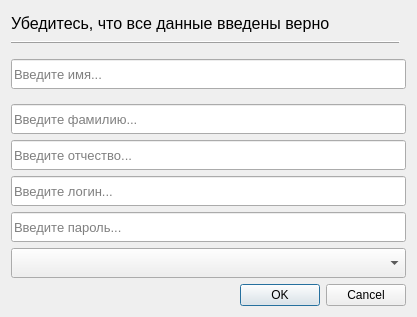
<?xml version="1.0" encoding="UTF-8"?>
<ui version="4.0">
 <class>AddEmployeeWindow</class>
 <widget class="QDialog" name="AddEmployeeWindow">
  <property name="geometry">
   <rect>
    <x>0</x>
    <y>0</y>
    <width>417</width>
    <height>317</height>
   </rect>
  </property>
  <property name="windowTitle">
   <string>Добавление сотрудника</string>
  </property>
  <property name="windowIcon">
   <iconset>
    <normaloff>../icons/add.png</normaloff>../icons/add.png</iconset>
  </property>
  <layout class="QGridLayout" name="gridLayout">
   <item row="10" column="0" colspan="2">
    <widget class="QDialogButtonBox" name="buttonBox">
     <property name="orientation">
      <enum>Qt::Horizontal</enum>
     </property>
     <property name="standardButtons">
      <set>QDialogButtonBox::Cancel|QDialogButtonBox::Ok</set>
     </property>
    </widget>
   </item>
   <item row="3" column="0" rowspan="2" colspan="2">
    <widget class="QLineEdit" name="lineFirstName">
     <property name="minimumSize">
      <size>
       <width>0</width>
       <height>30</height>
      </size>
     </property>
     <property name="font">
      <font>
       <pointsize>10</pointsize>
      </font>
     </property>
     <property name="placeholderText">
      <string>Введите имя...</string>
     </property>
    </widget>
   </item>
   <item row="6" column="0" colspan="2">
    <widget class="QLineEdit" name="linePatronymic">
     <property name="minimumSize">
      <size>
       <width>0</width>
       <height>30</height>
      </size>
     </property>
     <property name="font">
      <font>
       <pointsize>10</pointsize>
      </font>
     </property>
     <property name="placeholderText">
      <string>Введите отчество...</string>
     </property>
    </widget>
   </item>
   <item row="9" column="0" colspan="2">
    <widget class="QComboBox" name="comboRole">
     <property name="minimumSize">
      <size>
       <width>0</width>
       <height>30</height>
      </size>
     </property>
     <property name="font">
      <font>
       <pointsize>10</pointsize>
      </font>
     </property>
     <property name="currentIndex">
      <number>-1</number>
     </property>
     <property name="placeholderText">
      <string>Выберите должность...</string>
     </property>
     <item>
      <property name="text">
       <string>Администратор</string>
      </property>
     </item>
     <item>
      <property name="text">
       <string>Сотрудник</string>
      </property>
     </item>
    </widget>
   </item>
   <item row="5" column="0" colspan="2">
    <widget class="QLineEdit" name="lineSurname">
     <property name="minimumSize">
      <size>
       <width>0</width>
       <height>30</height>
      </size>
     </property>
     <property name="font">
      <font>
       <pointsize>10</pointsize>
      </font>
     </property>
     <property name="placeholderText">
      <string>Введите фамилию...</string>
     </property>
    </widget>
   </item>
   <item row="7" column="0" colspan="2">
    <widget class="QLineEdit" name="lineLogin">
     <property name="minimumSize">
      <size>
       <width>0</width>
       <height>30</height>
      </size>
     </property>
     <property name="font">
      <font>
       <pointsize>10</pointsize>
      </font>
     </property>
     <property name="text">
      <string/>
     </property>
     <property name="maxLength">
      <number>10</number>
     </property>
     <property name="placeholderText">
      <string>Введите логин...</string>
     </property>
    </widget>
   </item>
   <item row="1" column="0">
    <widget class="QLabel" name="label">
     <property name="sizePolicy">
      <sizepolicy hsizetype="Expanding" vsizetype="Preferred">
       <horstretch>0</horstretch>
       <verstretch>0</verstretch>
      </sizepolicy>
     </property>
     <property name="font">
      <font>
       <pointsize>12</pointsize>
      </font>
     </property>
     <property name="text">
      <string>Убедитесь, что все данные введены верно</string>
     </property>
     <property name="textFormat">
      <enum>Qt::AutoText</enum>
     </property>
     <property name="margin">
      <number>0</number>
     </property>
    </widget>
   </item>
   <item row="8" column="0" colspan="2">
    <widget class="QLineEdit" name="linePassword">
     <property name="minimumSize">
      <size>
       <width>0</width>
       <height>30</height>
      </size>
     </property>
     <property name="font">
      <font>
       <pointsize>10</pointsize>
      </font>
     </property>
     <property name="echoMode">
      <enum>QLineEdit::Password</enum>
     </property>
     <property name="placeholderText">
      <string>Введите пароль...</string>
     </property>
    </widget>
   </item>
   <item row="2" column="0">
    <widget class="Line" name="line">
     <property name="sizePolicy">
      <sizepolicy hsizetype="Expanding" vsizetype="Fixed">
       <horstretch>0</horstretch>
       <verstretch>0</verstretch>
      </sizepolicy>
     </property>
     <property name="frameShadow">
      <enum>QFrame::Raised</enum>
     </property>
     <property name="orientation">
      <enum>Qt::Horizontal</enum>
     </property>
    </widget>
   </item>
  </layout>
 </widget>
 <tabstops>
  <tabstop>lineFirstName</tabstop>
  <tabstop>lineSurname</tabstop>
  <tabstop>linePatronymic</tabstop>
  <tabstop>lineLogin</tabstop>
  <tabstop>linePassword</tabstop>
  <tabstop>comboRole</tabstop>
 </tabstops>
 <resources/>
 <connections>
  <connection>
   <sender>buttonBox</sender>
   <signal>accepted()</signal>
   <receiver>AddEmployeeWindow</receiver>
   <slot>accept()</slot>
   <hints>
    <hint type="sourcelabel">
     <x>248</x>
     <y>254</y>
    </hint>
    <hint type="destinationlabel">
     <x>157</x>
     <y>274</y>
    </hint>
   </hints>
  </connection>
  <connection>
   <sender>buttonBox</sender>
   <signal>rejected()</signal>
   <receiver>AddEmployeeWindow</receiver>
   <slot>reject()</slot>
   <hints>
    <hint type="sourcelabel">
     <x>316</x>
     <y>260</y>
    </hint>
    <hint type="destinationlabel">
     <x>286</x>
     <y>274</y>
    </hint>
   </hints>
  </connection>
 </connections>
</ui>
